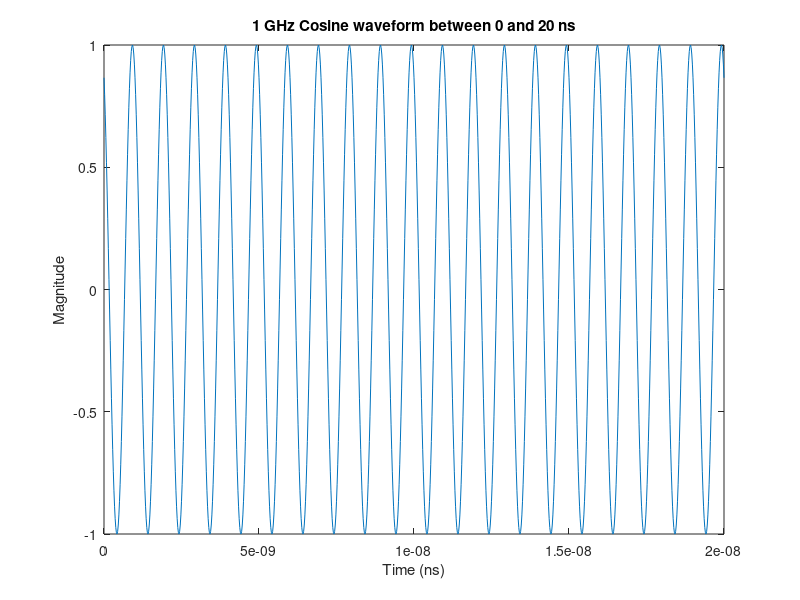
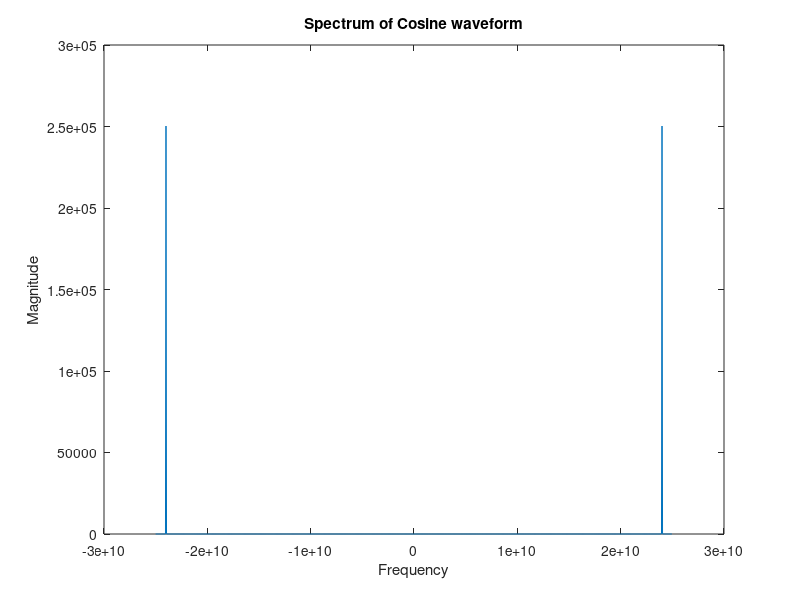
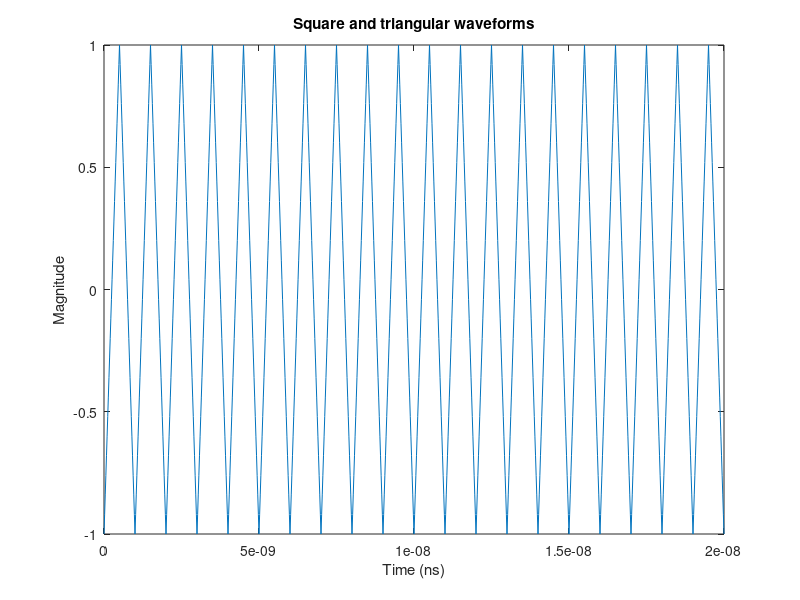

MATLAB code to generate these figures, in order:
%Part 1
%Variables
A = 1;              %Amplitude 1V
F = 1000*10^6;      %Frequency 1000 MHz
Fs = 50*F;          %Sampling Frequency
Ts = 1/Fs;          %Time sampling
T0 = 0;             %Start Time 0sec
Tf = 20*10^(-9);    %End Time 20ns
P = 30*(pi/180);    %Phase shift 30 degrees
t = (T0:Ts:Tf);     %Time vector   (start:stepsize:stop)

%Plot cosine waveform
y = A*cos(2*pi*F*t+P);
figure(1)
plot(t,y);
title('1 GHz Cosine waveform between 0 and 20 ns');
xlabel('Time (ns)');
ylabel('Magnitude');
L=length(y)

%Calculate Power
power = sum(abs(y).^2)/length(y);

%Plot Power Spectral Density
S = (abs(fft(y))).^2;
freq = [-L/2:1:L/2-1]*Fs/L;
figure(2)
plot(freq,S);
title('Spectrum of Cosine waveform');
xlabel('Frequency');
ylabel('Magnitude');

%Part 2
%Plot square and triangular waveform
figure(3)
plot(t,square(2*pi*F*t));
plot(t,sawtooth(2*pi*F*t,0.5));
title('Square and triangular waveforms');
xlabel('Time (ns)');
ylabel('Magnitude');

